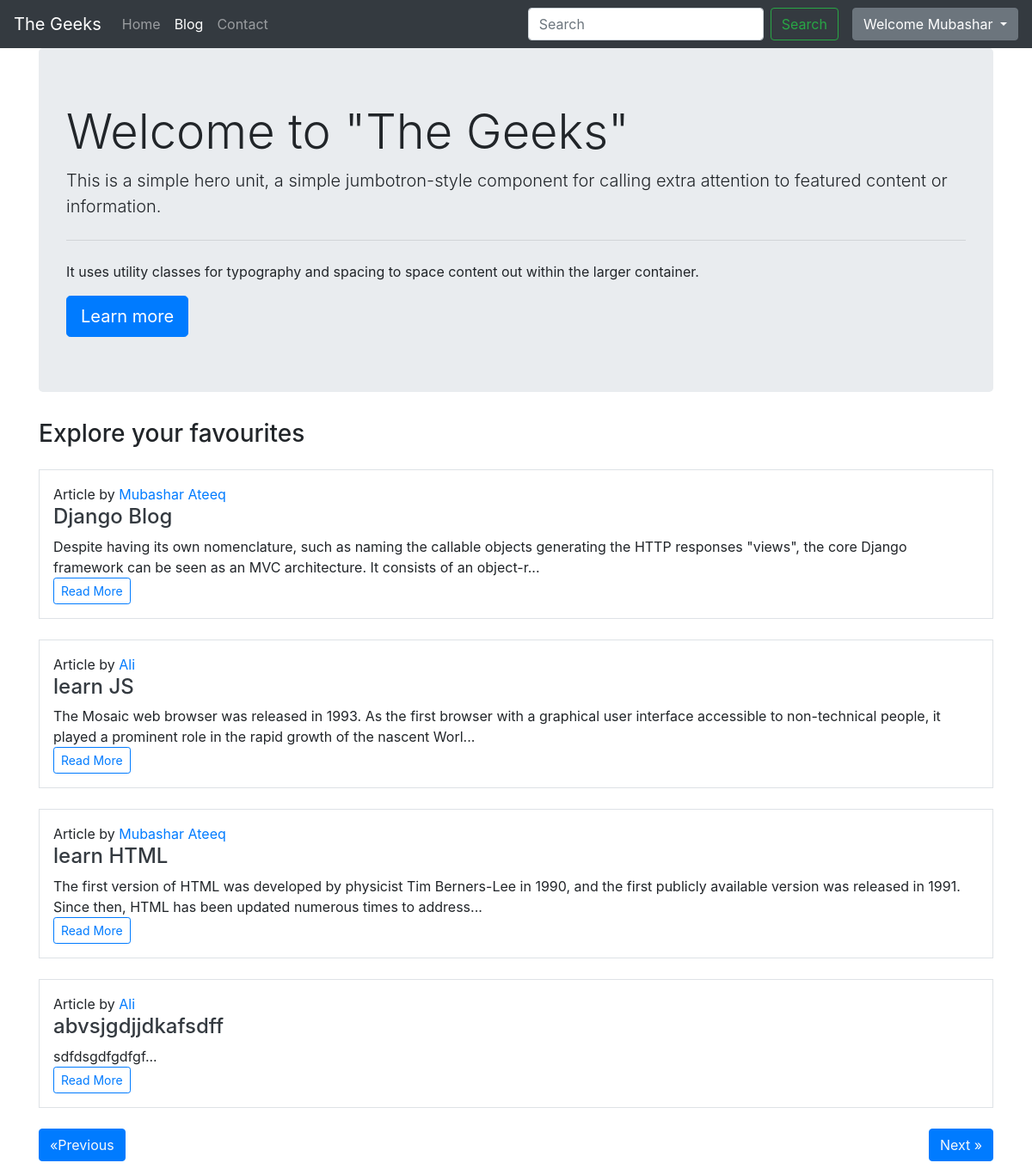
Page /blog/ (signed in) on the committed database.
### blog/models.py (models this page shows, shortened)
class Blog(models.Model):
    sno = models.AutoField(primary_key=True)
    title = models.CharField(max_length=200)
    content = models.TextField()
    short_desc = models.CharField(max_length=300, default="")
    slug = models.CharField(max_length=100)
    time = models.DateTimeField(auto_now_add=True)
    author = models.CharField(max_length=20, default="")

### blog/views.py (the view)
# urls.py: 2. Add a URL to urlpatterns:  path('blog/', include('blog.urls'))
def blog(request):
    no_of_posts = 5
    page = (request.GET.get('page'))
    if page is None:
        page = 1
    else:
        page = int(page)
    blogs = Blog.objects.all()
    length = len(blogs)
    blogs = blogs[(page-1)*no_of_posts: page*no_of_posts]
    if page > 1:
        prev = page-1
    else:
        prev = None
    if page < math.ceil(length/no_of_posts):
        nxt = page + 1
    else:
        nxt = None
    context = {'blogs': blogs, 'prev': prev, 'nxt': nxt}
    return render(request, 'bloghome.html', context)

### templates/bloghome.html (shortened to what this page needs)
{% extends 'base.html' %}
{% block blogactive %}active{% endblock blogactive %}
{% block body %}
<div class="container">
<div class="jumbotron">
  <h1 class="display-4 ">Welcome to "The Geeks"</h1>
  <p class="lead">This is a simple hero unit, a simple jumbotron-style component for calling extra attention to featured content or information.</p>
  <hr class="my-4">
  <p>It uses utility classes for typography and spacing to space content out within the larger container.</p>
  <a class="btn btn-primary btn-lg" href="#" role="button">Learn more</a>
</div>
 <h3 class="my-3"> Explore your favourites</h3>
{% for blog in blogs %}
<div class="my-4 p-3 border">
    <p class="mb-0 "> Article by <a href="#">{{blog.author}}</a></p>
    <h4 class="text-dark"> <a href="/blogpost/{{blog.slug}}" class="text-dark">{{blog.title}}</a></h4>
    <div>
    {{blog.short_desc|slice:200}}...
    </div>
    <a href="/blogpost/{{blog.slug}}" class="text-dark"><button type="button" class="btn btn-outline-primary btn-sm">Read More</button></a>
</div>
{% endfor %}
<div class="my-3">
{% if prev %}
<button class="btn btn-primary"><a class="text-light" href = "/blog?page={{prev}}">&laquo;Previous</a></button>
{% else %}
<button class="btn btn-primary"><a class="text-light" href = "#">&laquo;Previous</a></button>
{% endif %}
{% if nxt %}
<button class="btn btn-primary float-right"><a class="text-light" href = "/blog?page={{nxt}}">Next &raquo;</a></button>
{% else %}
<button class="btn btn-primary float-right"><a class="text-light" href = "#">Next &raquo;</a></button>
{% endif %}
</div>
</div>
{% endblock body %}

### templates/base.html (shortened to what this page needs)
<!doctype html>
<html lang="en">
<head>
  <link rel="stylesheet" href="https://cdn.jsdelivr.net/npm/bootstrap@4.5.3/dist/css/bootstrap.min.css"
>
</head>
<body>
  <nav class="navbar navbar-expand-lg navbar-dark bg-dark">
    <a class="navbar-brand" href="/">The Geeks</a>
    <div class="collapse navbar-collapse" id="navbarSupportedContent">
      <ul class="navbar-nav mr-auto">
        <li class="nav-item {% block homeactive %}{% endblock homeactive %} ">
          <a class="nav-link" href="/">Home <span class="sr-only">(current)</span></a>
        </li>
        <li class="nav-item {% block blogactive %}{% endblock blogactive %} ">
          <a class="nav-link" href="/blog">Blog</a>
        </li>
        <li class="nav-item {% block contactactive %}{% endblock contactactive %} ">
          <a class="nav-link" href="/contact">Contact</a>
        </li>
      </ul>
      <form action="/search" method="get" class="form-inline my-2 my-lg-0 mx-3">
        <input class="form-control mr-sm-2" type="search" placeholder="Search" aria-label="query" name="query"
          id="search">
        <button class="btn btn-outline-success my-2 my-sm-0" type="submit">Search</button>
      </form>
{% if user.is_authenticated %}
<div class="dropdown">
  <button class="btn btn-secondary dropdown-toggle" type="button" id="dropdownMenuButton" data-toggle="dropdown" aria-haspopup="true" aria-expanded="false">
     Welcome {{request.user}}
  </button>
</div>
{% endif %}
    </div>
  </nav>
  {% block body %} {% endblock body %}
</body>
</html>

### templates/bloghome.html (style rules this page uses)
.container { min-height: 100vh; }

### rows in the picture
Blog: author "Mubashar Ateeq", title "Django Blog", short_desc "Despite having its own nomenclature, such as naming the callable objects generating the HTTP responses \"views\", the core Django framework can be seen as an MVC architecture. It consists of an object-r"
Blog: author "Ali", title "learn JS", short_desc "The Mosaic web browser was released in 1993. As the first browser with a graphical user interface accessible to non-technical people, it played a prominent role in the rapid growth of the nascent Worl"
Blog: author "Mubashar Ateeq", title "learn HTML", short_desc "The first version of HTML was developed by physicist Tim Berners-Lee in 1990, and the first publicly available version was released in 1991. Since then, HTML has been updated numerous times to address"
Blog: author "Ali", title "abvsjgdjjdkafsdff", short_desc "sdfdsgdfgdfgf"

### other values in the picture
{{ request.user }} "Mubashar"
